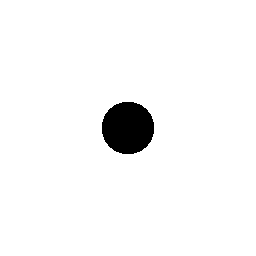
%> input picture 5_Fourier/kolo.bmp, 256 x 256 px
$ octave --eval "result = transfomacja_fourier(imread('kolo.bmp'));"   (GNU Octave 9; MATLAB toolbox functions it lacks are replaced by stand-ins)
%> lines starting %> are read from the running program, lines starting %| are printed output that depends on the picture
function [ shifted, amplitude, phase ] = transfomacja_fourier( im )
    shifted = fftshift(fft2(im));
    amplitude = log10(abs(shifted)+1);
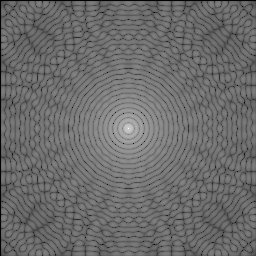
%> amplitude: size 256x256 double; min 0, max 7.21, mean 3.05; drawn with min black and max white
    phase = angle(shifted.*(amplitude>0.0001));
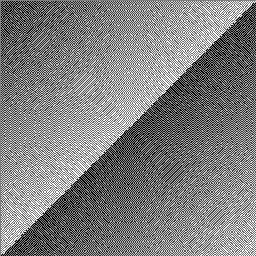
%> phase: size 256x256 double; min -3.14, max 3.14, mean 6.51e-18; drawn with min black and max white

    figure;
    subplot(1,3,1);
    imshow(shifted); title('Transformata');
%> after `imshow(shifted)`:
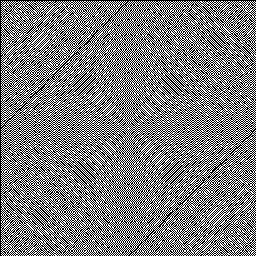
%> displayed picture: size 256x256, on the screen's scale of 0 to 255; min 0, max 255, mean 125.9
    subplot(1,3,2);
    imshow(amplitude,[]); title('Amplituda');
    subplot(1,3,3);
    imshow(phase,[]); title('Faza');

end

$ run again, on 5_Fourier/kwadrat45.bmp
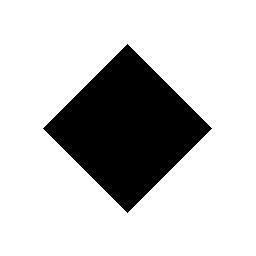
%> input picture 5_Fourier/kwadrat45.bmp, 256 x 256 px
%> in transfomacja_fourier, `phase = angle(shifted.*(amplitude>0.0001));`:
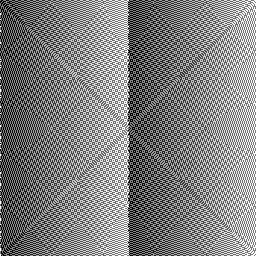
%> phase: size 256x256 double; min -3.14, max 3.14, mean 4.79e-05; drawn with min black and max white
%> in transfomacja_fourier, `imshow(shifted)`:
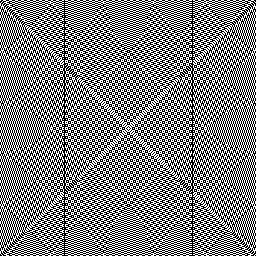
%> displayed picture: size 256x256, on the screen's scale of 0 to 255; min 0, max 255, mean 126.9
